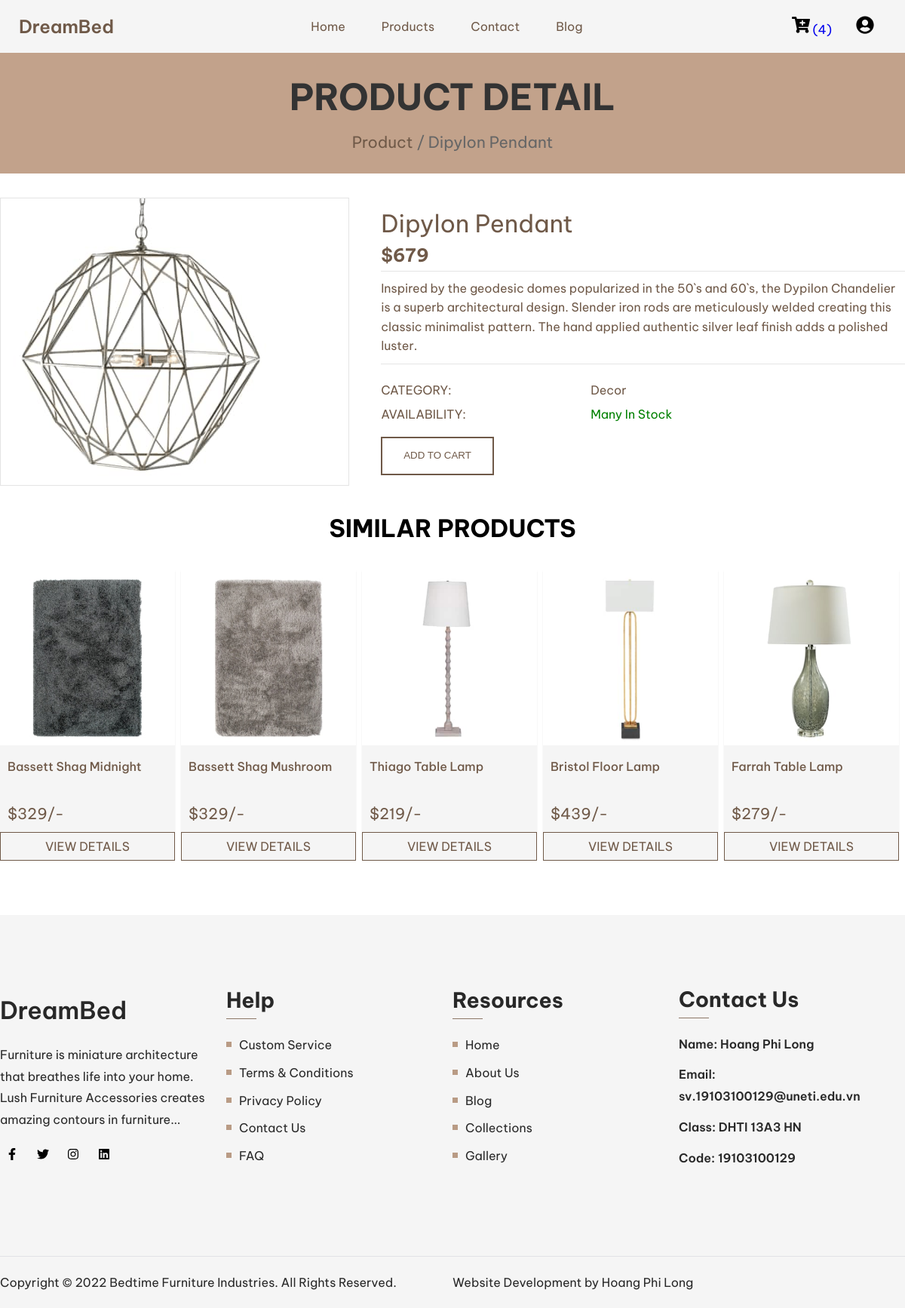
Screenshot of /detail.php?product_id=45 (signed in) with the database file from the repository.
### tables this page shows
CREATE TABLE `products` (
  `id` int(2) NOT NULL,
  `name` varchar(40) NOT NULL,
  `category` varchar(20) NOT NULL,
  `description` varchar(400) NOT NULL,
  `price` int(6) NOT NULL,
  `image` varchar(16) NOT NULL
);

### detail.php (the view, shortened to what this page needs)
<?php
include 'config.php';
if (isset($_GET['product_id'])) {
    $product_id = $_GET['product_id'];
    $product_id_detail = mysqli_query($conn, "SELECT * FROM `products` WHERE id = '$product_id'") or die('query failed');
    $count = mysqli_num_rows($product_id_detail);
    if ($count == 1) {
        $row = mysqli_fetch_assoc($product_id_detail);
        $name = $row['name'];
        $category = $row['category'];
        $description = $row['description'];
        $price = $row['price'];
        $image = $row['image'];
    } else {
        header('location:product.php');
    }
} else {
    header('location:product.php');
}
?>
<!DOCTYPE html>
<html lang="en">
<head>
    <link rel="stylesheet" href="./css/style.css" />
    <link rel="stylesheet" href="./css/base.css" />
</head>
<body>
    <?php include 'components/navbar.php'; ?>
    <div class="heading">
        <h3>Product detail</h3>
        <p> <a href="product.php">Product</a> / <?php echo $name; ?> </p>
    </div>
    <form action="" method="post">
        <div class="product-detail-container">
            <div class="grid">
                <div class="grid-row">
                    <div class="grid__column-2-3 product-img-box">
                        <img src="assets/img/<?php echo $image; ?>" alt="">
                    </div>
                    <div class="grid__column-2-7 product-detail-section">
                        <h2><?php echo $name; ?></h2>
                        <div class="product-detail-price">$<?php echo $price; ?></div>
                        <div class="product-detail-description"><p><?php echo $description; ?></p></div>
                        <div class="product-detail-info">
                            <p class="info-category">
                                <label>Category:</label>
                                <span><a href="product-cat.php?category=<?php echo $category; ?>"><?php echo $category; ?></a></span>
                            </p>
                            <p class="info-inventory">
                                <label>Availability:</label>
                                <span>Many In Stock</span>
                            </p>
                        </div>
                        <input type="submit" class="btn-slider" value="Add to cart" name="add_to_cart">
                    </div>
                </div>
            </div>
        </div>
    </form>
    <section class="product-container">
        <div class="grid">
            <h1 class="title">Similar Products</h1>
            <div class="grid-row">
                <?php
                $select_products = mysqli_query($conn, "SELECT * FROM `products` WHERE category = '$category' LIMIT 5 ") or die('query failed');
                if (mysqli_num_rows($select_products) > 0) {
                    while ($fetch_products = mysqli_fetch_assoc($select_products)) {
                ?>
                        <div class="grid__column-2-4">
                            <div class="home-product-item">
                                <div class="product-item-img">
                                    <img src="assets/img/<?php echo $fetch_products['image']; ?>">
                                </div>
                                <h4 class="product-item-name"><?php echo $fetch_products['name']; ?></h4>
                                <div class="product-item-price">
                                    <span class="price-current">$<?php echo $fetch_products['price']; ?>/-</span>
                                </div>
                                <div class="view-container">
                                    <a class="btn-view" href="detail.php?product_id=<?php echo $fetch_products['id']; ?>">view details</a>
                                </div>
                            </div>
                        </div>
                <?php
                    }
                }
                ?>
            </div>
        </div>
    </section>
    <?php include 'components/footer.php'; ?>
</body>
</html>

### css/style.css (style rules this page uses)
.btn-slider { display: inline-block; padding: 14px 28px; line-height: 1.42; text-align: center; vertical-align: middle; white-space: nowrap; cursor: pointer; user-select: none; appearance: none; letter-spacing: 0px; outline: none; transition: all 0.4s ease-in-out; border: 2px solid #fff; background: none; color: #fff; text-transform: uppercase; }
.product-container { width: 100%; background-color: #fff; }
.product-container .grid { margin-bottom: 64px; }
.product-container .grid h1 { text-align: center; margin: 36px 0; text-transform: uppercase; font-size: 32px; }
.home-product-item { display: block; position: relative; background-color: #f5f5f5; border-radius: 2px; box-shadow: 0 1px 2px 0 rgba(0, 0, 0, 0.1); transition: transform linear 0.1s; will-change: transform; }
.product-item-img { background-repeat: no-repeat; background-size: cover; border-top-left-radius: 2px; border-top-right-radius: 2px; }
.product-item-img img { width: 100%; }
.product-item-name { font-size: 16px; font-weight: 500; color: var(--primary); line-height: 1.8rem; height: 3.6rem; margin: 10px 10px 6px; overflow: hidden; display: block; display: -webkit-box; -webkit-box-orient: vertical; -webkit-line-clamp: 2; }
.product-item-price { display: flex; align-items: baseline; flex-wrap: wrap; padding-bottom: 12px; }
.price-current { font-size: 20px; color: var(--primary); margin-left: 10px; }
.btn-view { float: left; width: 100%; padding: 8px; text-align: center; align-items: center; font-size: 16px; color: var(--primary); text-transform: uppercase; background-color: #f5f5f5; border: 1px solid var(--primary); transition: all 0.2s ease; }
.product-detail-container { margin: 32px 0; }
.product-img-box { border: 1px solid #e4e4e4; overflow: hidden; display: block; justify-content: center; }
.product-img-box img { text-align: center; max-width: 100%; }
.product-detail-section h2 { float: left; width: 100%; font-size: 32px; font-weight: 400; color: #6f5948; line-height: 1.3; }
.product-detail-section .product-detail-price { float: left; width: 100%; font-size: 24px; font-weight: 700; color: #6f5948; line-height: 1.7; }
.product-detail-section .product-detail-description { float: left; width: 100%; padding: 10px 0; border-top: 1px solid #e4e4e4; border-bottom: 1px solid #e4e4e4; line-height: 1.6; font-size: 16px; color: #6f5948; display: block; }
.product-detail-section .product-detail-description p { display: -webkit-box; -webkit-line-clamp: 5; -webkit-box-orient: vertical; overflow: hidden; }
.product-detail-section .product-detail-info { float: left; width: 100%; margin-top: 24px; margin-bottom: 20px; text-align: left; color: #6f5948; }
.product-detail-section .product-detail-info .info-category { margin-bottom: 12px; }
.product-detail-section .product-detail-info .info-category label, .product-detail-section .product-detail-info .info-inventory label { text-align: left; text-transform: uppercase; float: left; width: 40%; }
.product-detail-section .product-detail-info .info-category span a { color: var(--primary); }
.product-detail-section .product-detail-info .info-inventory span { color: green; }
.product-detail-section .btn-slider { border-color: #6f5948 !important; color: #6f5948 !important; }
.heading { min-height: 20vh; display: flex; flex-flow: column; align-items: center; justify-content: center; gap: 1rem; background-color: #c2a28b; text-align: center; }
.heading h3 { font-size: 3rem; color: var(--black); text-transform: uppercase; }
.heading p { font-size: 1.3rem; color: var(--light-color); }
.heading p a { color: var(--primary); }

### css/base.css (style rules this page uses)
:root { --primary: #6f5948; --secondary: #b99b85; --red:#c0392b; --black:#333; --white:#fff; --light-color:#666; --light-white:#ccc; --light-bg:#f5f5f5; --border:.1rem solid var(--black); --box-shadow:0 .5rem 1rem rgba(0,0,0,.1); }
* { padding: 0; margin: 0; box-sizing: border-box; }
html { font-family: "Be Vietnam Pro", sans-serif; font-size: 16px; scroll-behavior: smooth; }
a { text-decoration: none; }
.grid { width: 1200px; max-width: 100%; margin: 0 auto; }
.grid-row { width: 100%; display: flex; position: relative; align-items: center; overflow: hidden; }
.product-detail-container .grid .grid-row { gap: 42px !important; }
@media (min-width: 992px) { .grid__column-2-4 { width: 25%; padding-bottom: 8px; padding-right: 8px; } }
@media (min-width: 992px) { .grid__column-2-3 { width: 40%; } }
@media (min-width: 992px) { .grid__column-2-7 { width: 60%; } }

### rows the page displays
products: name "Dipylon Pendant", image (picture), price "679", description "Inspired by the geodesic domes popularized in the 50`s and 60`s, the Dypilon Chandelier is a superb architectural design. Slender iron rods are meticulously welded creating this classic minimalist pattern. The hand applied authentic silver leaf finish adds a polished luster.", category "Decor"
products: image (picture), name "Bassett Shag Midnight", price "329"
products: image (picture), name "Bassett Shag Mushroom", price "329"
products: image (picture), name "Thiago Table Lamp", price "219"
products: image (picture), name "Bristol Floor Lamp", price "439"
products: image (picture), name "Farrah Table Lamp", price "279"

### other values shown
$count "4"
